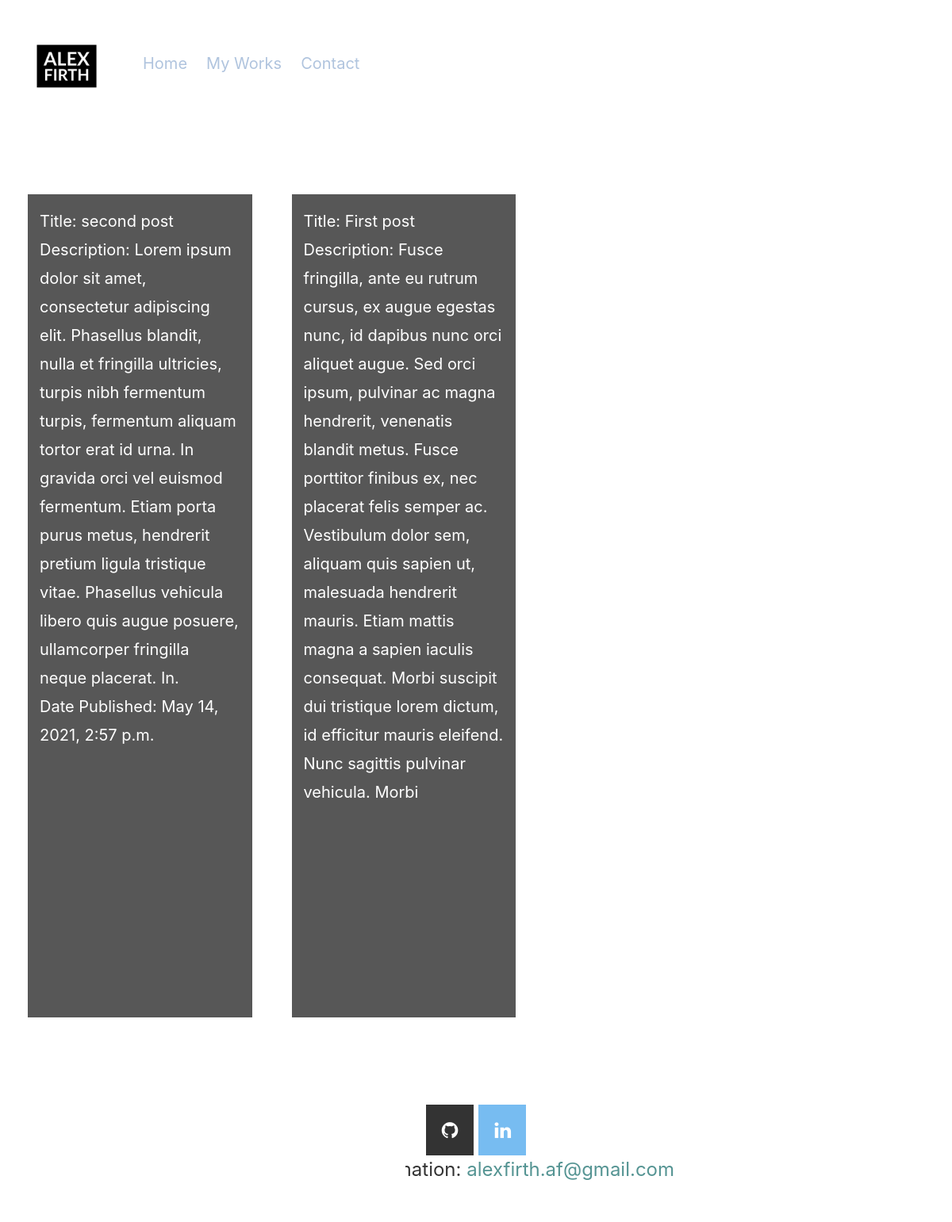
The page /portfolio/ on the database its author committed.
### portfolioApp/models.py (models this page shows, shortened)
class BlogPost(models.Model):
    class Meta:
        ordering = ['-pub_date']
    CATEGORY_CHOICES = (
        ('programming', 'Programming'),
        ('coding', 'Coding'),
        ('web development', 'Web Development'),
        ('python', 'Python'),
        ('webdev', 'WebDev'),
    )
    title = models.CharField(max_length=150)
    body0 = models.TextField(blank=True)
    pub_date = models.DateTimeField('date published', auto_now_add=True)
    last_edit_date = models.DateTimeField('last edited', auto_now=True)
    slug = models.SlugField(max_length=200, blank=True)
    category = models.CharField(max_length=30, choices=CATEGORY_CHOICES)
    description = models.TextField(blank=True)
    body1 = models.TextField(blank=True)
    body2 = models.TextField(blank=True)
    body3 = models.TextField(blank=True)
    coverImage = models.ImageField(upload_to='pictures/%Y/%m/%d', blank=True)
    image0 = models.ImageField(upload_to='pictures/%Y/%m/%d', blank=True)
    image1 = models.ImageField(upload_to='pictures/%Y/%m/%d', blank=True)

### portfolioApp/views.py (the view)
# urls.py: path('portfolio/', views.portfolio_list, name='portfolio'),
def portfolio_list(request):
    blogPosts = BlogPost.objects.all()
    blogPost_list = []
    for blog in blogPosts:
      title = blog.title
      description = blog.description
      cover_image = blog.coverImage
      pub_date = blog.pub_date
      blogPost_list.append({
        'blog': blog,
        'title': title,
        'description': description,
        'cover_image': cover_image,
        'pub_date': pub_date,
      })
    context = {
      'blogPost_list': blogPost_list
    }
    return render(request, 'post_list.html', context)

### portfolioApp/templates/post_list.html (shortened to what this page needs)
{% extends 'home.html' %}
{% block content1%}
       <div class="row">
          {% for item in blogPost_list %}
             <div class="col-md-3" onclick="location.href='/post-detail/{{ item.blog.id }}'">
               <span class="ask">Title: </span>
               <span class="span-item">{{ item.title }}</span>
               <br>
               <span class="ask">Description: </span>
               <span class="span-item">{{ item.description }}</span>
               <br>
               <span class="ask">Date Published: </span>
               <span class="span-item">{{ item.pub_date }}</span>
             </div>
         {% endfor %}
       </div>
{% endblock %}

### portfolioApp/templates/home.html (shortened to what this page needs)
<!doctype html>
{% load static %}
<html lang="en">
  <head>
    <link rel="stylesheet" href="{% static 'main.css' %}">
    <link rel="stylesheet" href="https://stackpath.bootstrapcdn.com/bootstrap/4.4.1/css/bootstrap.min.css">
    <link rel="stylesheet" href="https://cdnjs.cloudflare.com/ajax/libs/font-awesome/4.7.0/css/font-awesome.min.css">
  </head>
        <nav class="navbar navbar-expand-sm navbar-transparent bg-transparent sticky-top">
          <a class="navbar-brand" href="/">{% block brand %}<img src={% static 'Alex Firth-logos_black.png' %} alt="content">{% endblock %}</a>
          <div class="collapse navbar-collapse" id="navbarSupportedContent">
            <ul class="navbar-nav mr-auto">
              <li class="nav-item active">
                <a class="nav-link" href="/">Home <span class="sr-only">(current)</span></a>
              </li>
              <li class="nav-item">
                <a class="nav-link" href="/portfolio/">My Works</a>
              </li>
              <li class="nav-item" >
                <a class="nav-link" href="/contact/">Contact</a>
              </li>
            </ul>
          </div>
        </nav>
        <br>
        {% block content1 %}{% endblock %}
        <br>
  <div class="footer-div" style="background-color: white; opacity: 0.8">
    <footer class="page-footer font-small blue" style="color:black; opacity: 1;" >
      <div class="footer-copyright text-center py-3" style="opacity: 1;" >
        <a href="https://github.com/firthzilla" class="fa fa-github"></a>
        <a href="https://www.linkedin.com/in/alex-firth-0451b51aa/" class="fa fa-linkedin"></a>
        <p>Contact information: <a href="/contact/" style="color:#2B7A78">alexfirth.af@gmail.com</a></p>
      </div>
    </footer>
  </div>
</html>

### portfolioApp/static/main.css (style rules this page uses)
html, body { height: 100%; }
html { font-family: -apple-system, BlinkMacSystemFont, "Segoe UI", Roboto, Helvetica, Arial, sans-serif, "Apple Color Emoji", "Segoe UI Emoji", "Segoe UI Symbol"; font-size: 150%; line-height: 2 ; }
.navbar { min-height: 100px; font-size: 20px; position: relative; display: flex; }
nav img { width: 120px; padding: 5px; }
a.nav-link { color: lightsteelblue; }
span.ask { font-size: 20px; }
span.span-item { font-size: 20px; }
div.row { display: flex; grid-gap: 50px; padding: 50px; }
div.col-md-3 { cursor: pointer; background: black; opacity:0.66; color: white; padding: 15px; }
.fa { padding: 20px; font-size: 30px; width: 60px; text-align: center; text-decoration: none; }
.fa-github { background: black; color: white; }
.fa-linkedin { background: #55ACEE; color: white; }
img { max-height: 500px; }
img { max-height: 400px; }

### rows shown on the page
BlogPost: title "second post", description "Lorem ipsum dolor sit amet, consectetur adipiscing elit. Phasellus blandit, nulla et fringilla ultricies, turpis nibh fermentum turpis, fermentum aliquam tortor erat id urna. In gravida orci vel euismod fermentum. Etiam porta purus metus, hendrerit pretium ligula tristique vitae. Phasellus vehicula libero quis augue posuere, ullamcorper fringilla neque placerat. In.", pub_date "May 14, 2021, 2:57 p.m."
BlogPost: title "First post", description "Fusce fringilla, ante eu rutrum cursus, ex augue egestas nunc, id dapibus nunc orci aliquet augue. Sed orci ipsum, pulvinar ac magna hendrerit, venenatis blandit metus. Fusce porttitor finibus ex, nec placerat felis semper ac. Vestibulum dolor sem, aliquam quis sapien ut, malesuada hendrerit mauris. Etiam mattis magna a sapien iaculis consequat. Morbi suscipit dui tristique lorem dictum, id efficitur mauris eleifend. Nunc sagittis pulvinar vehicula. Morbi fermentum ipsum a risus cursus tincidunt in faucibus orci. Pellentesque feugiat dui sit amet consequat varius."
